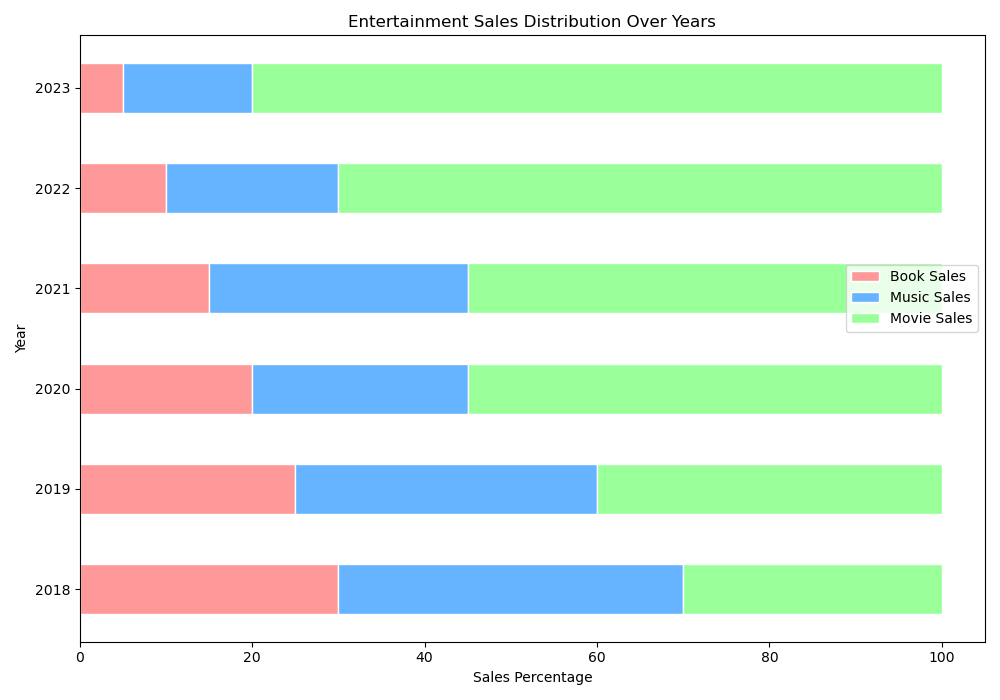

This chart was generated by the following Python code:

import matplotlib.pyplot as plt
import numpy as np

# Data
categories = ['2018', '2019', '2020', '2021', '2022', '2023']
book_sales = [30, 25, 20, 15, 10, 5]
music_sales = [40, 35, 25, 30, 20, 15]
movie_sales = [30, 40, 55, 55, 70, 80]

# Width and height of the chart
fig, ax = plt.subplots(figsize=(10, 7))

# Stacked bar chart
bar_width = 0.5
r = np.arange(len(categories))

p1 = plt.barh(r, book_sales, color='#ff9999', edgecolor='white', height=bar_width)
p2 = plt.barh(r, music_sales, left=book_sales, color='#66b3ff', edgecolor='white', height=bar_width)
p3 = plt.barh(r, movie_sales, left=np.array(book_sales) + np.array(music_sales), color='#99ff99', edgecolor='white', height=bar_width)

# Customizing the axes and title
plt.xlabel('Sales Percentage')
plt.ylabel('Year')
plt.title('Entertainment Sales Distribution Over Years', loc='center')
plt.yticks(r, categories)
plt.legend(['Book Sales', 'Music Sales', 'Movie Sales'], loc='lower right', bbox_to_anchor=(1, 0.5))

# Display the plot
plt.tight_layout()
plt.show()
